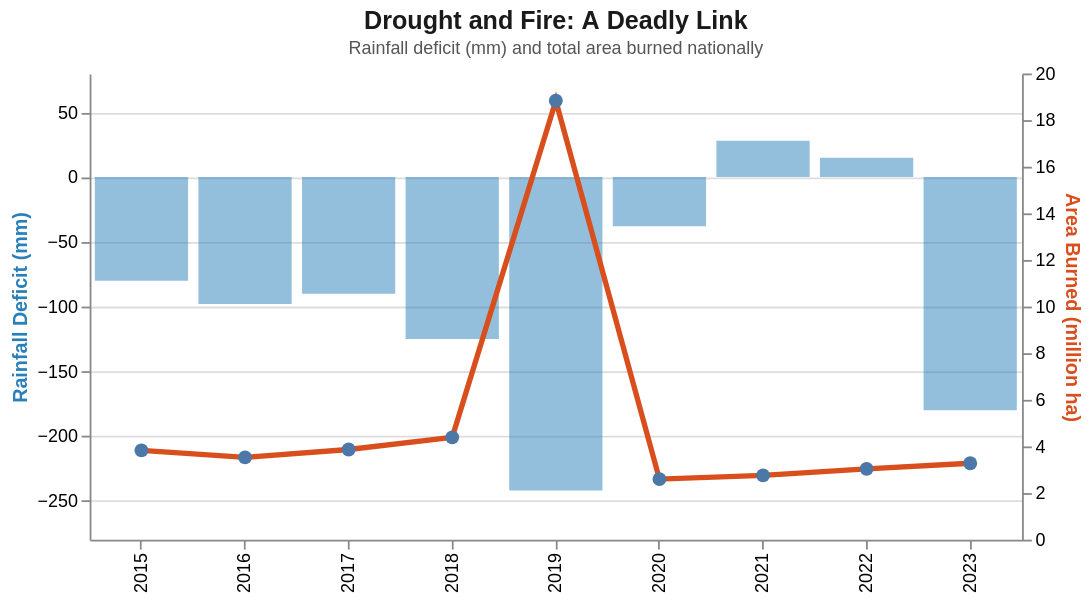

The specification (Vega-Lite) saved for this image:
### Vega-Lite specification from a JSON file in a GitHub repository (floating-point values rounded to 4 significant figures)
{"$schema": "https://vega.github.io/schema/vega-lite/v5.json", "title": {"text": "Drought and Fire: A Deadly Link", "subtitle": "Rainfall deficit (mm) and total area burned nationally", "fontSize": 14, "subtitleFontSize": 10, "color": "#1a1a1a", "subtitleColor": "#555"}, "width": 520, "height": 260, "data": {"values": [{"year": 2015, "rainfall_deficit_mm": -80, "total_area_burned_m_ha": 3.83}, {"year": 2016, "rainfall_deficit_mm": -98, "total_area_burned_m_ha": 3.53}, {"year": 2017, "rainfall_deficit_mm": -90, "total_area_burned_m_ha": 3.87}, {"year": 2018, "rainfall_deficit_mm": -125, "total_area_burned_m_ha": 4.39}, {"year": 2019, "rainfall_deficit_mm": -242, "total_area_burned_m_ha": 18.83}, {"year": 2020, "rainfall_deficit_mm": -38, "total_area_burned_m_ha": 2.6}, {"year": 2021, "rainfall_deficit_mm": 28, "total_area_burned_m_ha": 2.76}, {"year": 2022, "rainfall_deficit_mm": 15, "total_area_burned_m_ha": 3.04}, {"year": 2023, "rainfall_deficit_mm": -180, "total_area_burned_m_ha": 3.28}]}, "resolve": {"scale": {"y": "independent"}}, "layer": [{"mark": {"type": "bar", "opacity": 0.5, "color": "#2980b9"}, "encoding": {"x": {"field": "year", "type": "ordinal", "axis": {"title": null}}, "y": {"field": "rainfall_deficit_mm", "type": "quantitative", "axis": {"title": "Rainfall Deficit (mm)", "titleColor": "#2980b9"}, "scale": {"domain": [-280, 80]}}, "tooltip": [{"field": "year", "title": "Year"}, {"field": "rainfall_deficit_mm", "title": "Rainfall Deficit (mm)"}]}}, {"mark": {"type": "line", "color": "#d84f1d", "strokeWidth": 3, "point": {"filled": true, "size": 60}}, "encoding": {"x": {"field": "year", "type": "ordinal"}, "y": {"field": "total_area_burned_m_ha", "type": "quantitative", "axis": {"title": "Area Burned (million ha)", "titleColor": "#d84f1d"}}, "tooltip": [{"field": "year", "title": "Year"}, {"field": "total_area_burned_m_ha", "title": "Area Burned (M ha)", "format": ".2f"}]}}], "config": {"background": "transparent", "view": {"stroke": null}}}
